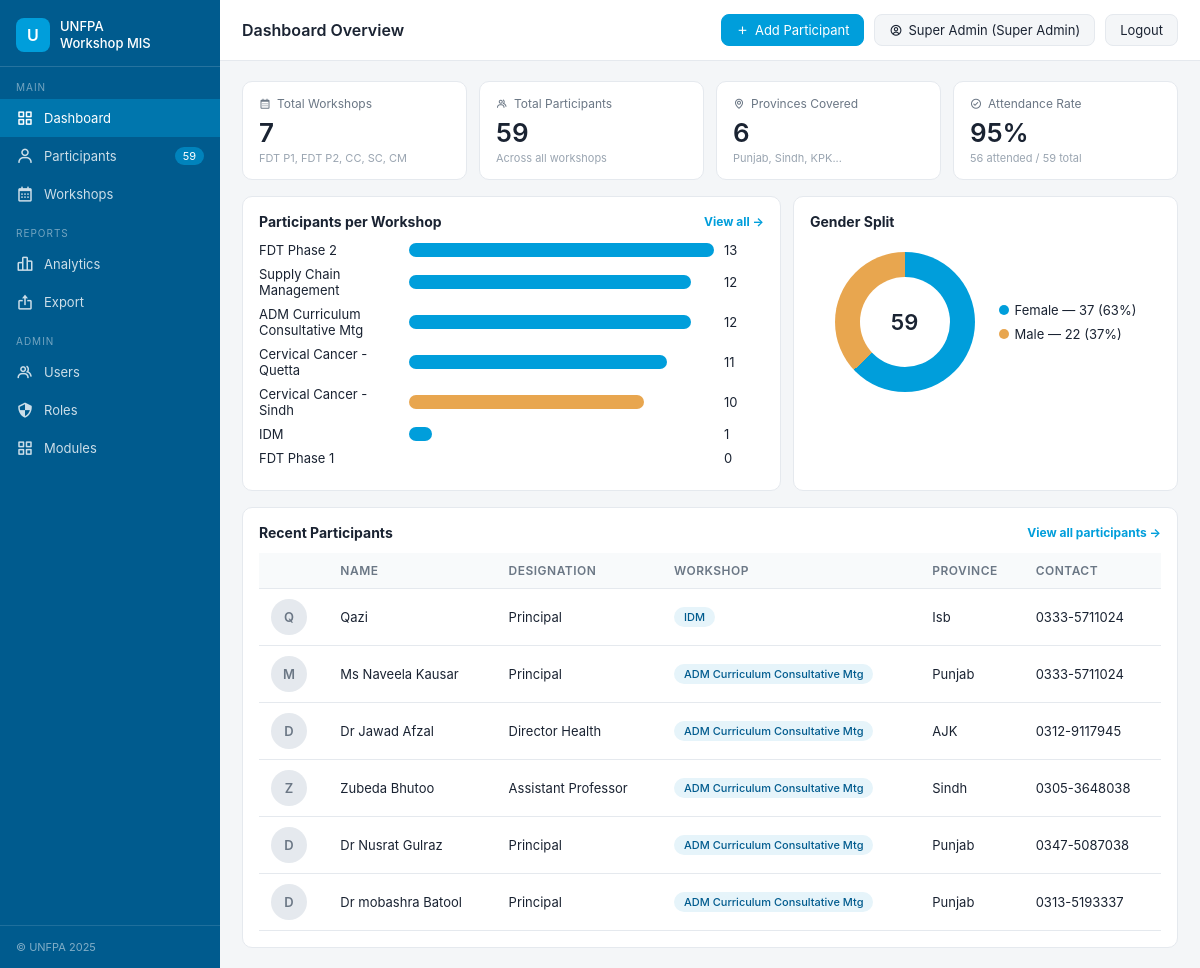
The page / (signed in) on the database its author committed.
### tables this page shows
CREATE TABLE IF NOT EXISTS `users` (
  `id` int NOT NULL AUTO_INCREMENT,
  `name` varchar(150) NOT NULL,
  `email` varchar(180) NOT NULL,
  `password` varchar(255) NOT NULL,
  `role_id` int NOT NULL,
  `status` enum('active','inactive','suspended') NOT NULL DEFAULT 'active',
  `created_at` datetime NOT NULL DEFAULT CURRENT_TIMESTAMP,
  `updated_at` datetime NOT NULL DEFAULT CURRENT_TIMESTAMP ON UPDATE CURRENT_TIMESTAMP,
  `bio` text,
  `last_login` datetime DEFAULT NULL,
  PRIMARY KEY (`id`),
  UNIQUE KEY `email` (`email`),
  KEY `role_id` (`role_id`),
  KEY `idx_users_status` (`status`),
  KEY `idx_users_email` (`email`)
);

CREATE TABLE IF NOT EXISTS `roles` (
  `id` int NOT NULL AUTO_INCREMENT,
  `name` varchar(100) NOT NULL,
  `created_by` int DEFAULT NULL,
  `created_at` datetime NOT NULL DEFAULT CURRENT_TIMESTAMP,
  PRIMARY KEY (`id`),
  UNIQUE KEY `name` (`name`)
);

CREATE TABLE IF NOT EXISTS `participants` (
  `id` int NOT NULL AUTO_INCREMENT,
  `name` varchar(150) NOT NULL,
  `designation` varchar(150) DEFAULT NULL,
  `workshop_id` int DEFAULT NULL,
  `province` varchar(100) DEFAULT NULL,
  `contact` varchar(50) DEFAULT NULL,
  `email` varchar(150) DEFAULT NULL,
  `gender` enum('Female','Male') DEFAULT 'Female',
  `attended` tinyint(1) DEFAULT '1',
  `photo` varchar(200) DEFAULT NULL,
  `created_at` timestamp NOT NULL DEFAULT CURRENT_TIMESTAMP,
  PRIMARY KEY (`id`),
  KEY `workshop_id` (`workshop_id`)
);

CREATE TABLE IF NOT EXISTS `workshops` (
  `id` int NOT NULL AUTO_INCREMENT,
  `title` varchar(200) NOT NULL,
  `code` varchar(50) DEFAULT NULL,
  `date` date DEFAULT NULL,
  `location` varchar(150) DEFAULT NULL,
  `created_at` timestamp NOT NULL DEFAULT CURRENT_TIMESTAMP,
  PRIMARY KEY (`id`)
);

### auth.php (called while the page is built, shortened)
<?php
function auth_current_user()
{
    global $pdo;
    static $user;
    if ($user !== null) {
        return $user;
    }
    $stmt = $pdo->prepare('SELECT u.*, r.name AS role_name, r.id AS role_id FROM users u LEFT JOIN roles r ON u.role_id = r.id WHERE u.id = ?');
    $stmt->execute([$_SESSION['user_id']]);
    $user = $stmt->fetch();
    return $user ?: null;
}
function auth_is_logged_in()
{
    return (bool)auth_current_user();
}
function auth_require_login()
{
    if (!auth_is_logged_in()) {
        $next = urlencode($_SERVER['REQUEST_URI']);
        redirect("login.php?next=$next");
    }
}
function auth_get_allowed_modules()
{
    global $pdo;
    static $modules;
    if ($modules !== null) {
        return $modules;
    }
    $user = auth_current_user();
    $stmt = $pdo->prepare('SELECT m.* FROM modules m INNER JOIN role_modules rm ON m.id = rm.module_id WHERE rm.role_id = ? ORDER BY m.name');
    $stmt->execute([$user['role_id']]);
    $modules = $stmt->fetchAll();
    return $modules;
}
function auth_can_access_module($slug)
{
    foreach (auth_get_allowed_modules() as $module) {
        if ($module['slug'] === $slug) {
            return true;
        }
    }
    return false;
}
function auth_require_module($slug)
{
    auth_require_login();
    if (!auth_can_access_module($slug)) {
        auth_render_access_denied();
        exit;
    }
}
function auth_get_module_nav_items()
{
    $mapping = [
        'dashboard' => ['label' => 'Dashboard', 'href' => 'index.php', 'icon' => 'bx-grid-alt'],
        'participants' => ['label' => 'Participants', 'href' => 'participants.php', 'icon' => 'bx-user'],
        'workshops' => ['label' => 'Workshops', 'href' => 'workshops.php', 'icon' => 'bx-calendar'],
        'analytics' => ['label' => 'Analytics', 'href' => 'analytics.php', 'icon' => 'bx-bar-chart-alt-2'],
        'export' => ['label' => 'Export', 'href' => 'export.php', 'icon' => 'bx-export'],
        'users' => ['label' => 'Users', 'href' => 'users.php', 'icon' => 'bx-group'],
        'roles' => ['label' => 'Roles', 'href' => 'roles.php', 'icon' => 'bx-shield-quarter'],
        'modules' => ['label' => 'Modules', 'href' => 'modules.php', 'icon' => 'bx-grid-alt'],
    ];
    $items = [];
    foreach (auth_get_allowed_modules() as $module) {
        if (isset($mapping[$module['slug']])) {
            $items[$module['slug']] = $mapping[$module['slug']];
        }
    }
    return $items;
}

### db.php (called while the page is built, shortened)
<?php
$DB_HOST = 'localhost';
$DB_NAME = 'unfpa_mis';
$DB_USER = 'root';
$DB_PASS = '';
try {
    $pdo = new PDO("mysql:host=$DB_HOST;dbname=$DB_NAME;charset=utf8mb4", $DB_USER, $DB_PASS, [
        PDO::ATTR_ERRMODE => PDO::ERRMODE_EXCEPTION,
        PDO::ATTR_DEFAULT_FETCH_MODE => PDO::FETCH_ASSOC,
    ]);
} catch (PDOException $e) {
    die("DB Connection failed: " . $e->getMessage());
}
function e($v){ return htmlspecialchars($v ?? '', ENT_QUOTES, 'UTF-8'); }
require_once __DIR__ . '/auth.php';

### index.php (the view)
<?php
$page='dashboard'; $pageTitle='Dashboard Overview';
require_once __DIR__.'/db.php';
auth_require_module('dashboard');
require_once __DIR__.'/header.php';
$totalP = $pdo->query("SELECT COUNT(*) FROM participants")->fetchColumn();
$totalW = $pdo->query("SELECT COUNT(*) FROM workshops")->fetchColumn();
$provs = $pdo->query("SELECT COUNT(DISTINCT province) FROM participants WHERE province<>''")->fetchColumn();
$attended = $pdo->query("SELECT COUNT(*) FROM participants WHERE attended=1")->fetchColumn();
$rate = $totalP ? round($attended*100/$totalP) : 0;
$perWs = $pdo->query("SELECT w.title, COUNT(p.id) c FROM workshops w LEFT JOIN participants p ON p.workshop_id=w.id GROUP BY w.id ORDER BY c DESC")->fetchAll();
$max = max(array_map(fn($r)=>$r['c'],$perWs)) ?: 1;
$gM = $pdo->query("SELECT COUNT(*) FROM participants WHERE gender='Male'")->fetchColumn();
$gF = $pdo->query("SELECT COUNT(*) FROM participants WHERE gender='Female'")->fetchColumn();
$gT = max($gM+$gF,1);
$fp = round($gF*100/$gT);
$recent = $pdo->query("SELECT p.*, w.title ws FROM participants p LEFT JOIN workshops w ON w.id=p.workshop_id ORDER BY p.id DESC LIMIT 6")->fetchAll();
?>
<div class="stats-row">
  <div class="stat-card"><div class="stat-label"><i class='bx bx-calendar'></i>Total Workshops</div><div class="stat-val"><?= $totalW ?></div><div class="stat-sub">FDT P1, FDT P2, CC, SC, CM</div></div>
  <div class="stat-card"><div class="stat-label"><i class='bx bx-group'></i>Total Participants</div><div class="stat-val"><?= $totalP ?></div><div class="stat-sub">Across all workshops</div></div>
  <div class="stat-card"><div class="stat-label"><i class='bx bx-map'></i>Provinces Covered</div><div class="stat-val"><?= $provs ?></div><div class="stat-sub">Punjab, Sindh, KPK...</div></div>
  <div class="stat-card"><div class="stat-label"><i class='bx bx-check-circle'></i>Attendance Rate</div><div class="stat-val"><?= $rate ?>%</div><div class="stat-sub"><?= $attended ?> attended / <?= $totalP ?> total</div></div>
</div>
<div class="row2">
  <div class="panel">
    <h3>Participants per Workshop <a href="workshops.php" style="font-size:12px;color:var(--primary);text-decoration:none">View all →</a></h3>
    <?php $i=0; foreach($perWs as $r): $w=$r['c']/$max*100; ?>
      <div class="bar-row"><div><?= e($r['title']) ?></div><div class="bar <?= $i++%5===4?'alt':'' ?>" style="width:<?= $w ?>%"></div><div><?= $r['c'] ?></div></div>
    <?php endforeach; ?>
  </div>
  <div class="panel">
    <h3>Gender Split</h3>
    <div class="donut-wrap">
      <div class="donut" style="background:conic-gradient(var(--primary) 0 <?= $fp ?>%,#e8a64f <?= $fp ?>% 100%)"><div class="donut-val"><?= $totalP ?></div></div>
      <div class="legend">
        <div><span class="dot" style="background:var(--primary)"></span>Female — <?= $gF ?> (<?= $fp ?>%)</div>
        <div><span class="dot" style="background:#e8a64f"></span>Male — <?= $gM ?> (<?= 100-$fp ?>%)</div>
      </div>
    </div>
  </div>
</div>
<div class="panel">
  <h3>Recent Participants <a href="participants.php" style="font-size:12px;color:var(--primary);text-decoration:none">View all participants →</a></h3>
  <table>
    <thead><tr><th></th><th>Name</th><th>Designation</th><th>Workshop</th><th>Province</th><th>Contact</th></tr></thead>
    <tbody>
    <?php foreach($recent as $p): ?>
      <tr>
        <td><?php if($p['photo']): ?><img src="uploads/<?= e($p['photo']) ?>" class="avatar"><?php else: ?><span class="avatar"><?= e(strtoupper(substr($p['name'],0,1))) ?></span><?php endif; ?></td>
        <td><?= e($p['name']) ?></td>
        <td><?= e($p['designation']) ?></td>
        <td><span class="badge"><?= e($p['ws']) ?></span></td>
        <td><?= e($p['province']) ?></td>
        <td><?= e($p['contact']) ?></td>
      </tr>
    <?php endforeach; ?>
    </tbody>
  </table>
</div>
<?php require __DIR__.'/footer.php'; ?>

### header.php (shortened to what this page needs)
<?php require_once __DIR__ . '/db.php'; $page = $page ?? 'dashboard'; $currentUser = auth_current_user(); $navItems = auth_is_logged_in() ? auth_get_module_nav_items() : []; $participantCount = isset($navItems['participants']) ? $pdo->query("SELECT COUNT(*) FROM participants")->fetchColumn() : 0; ?>
<!DOCTYPE html>
<html lang="en">
<head>
<link rel="stylesheet" href="assets/style.css">
<link rel="stylesheet" href="https://cdn.jsdelivr.net/npm/boxicons@2.1.4/css/boxicons.min.css">
</head>
<body>
<div class="shell">
  <aside class="sidebar">
    <div class="sb-logo">
      <div class="sb-logo-icon">U</div>
      <div class="sb-title">UNFPA<br>Workshop MIS</div>
    </div>
    <div class="sb-section">MAIN</div>
    <?php if ($navItems): ?>
      <?php foreach (['dashboard','participants','workshops'] as $slug): ?>
        <?php if (isset($navItems[$slug])): $item = $navItems[$slug]; ?>
          <a href="<?= e($item['href']) ?>" class="sb-item <?= $page === $slug ? 'active' : '' ?>">
            <i class='bx <?= e($item['icon']) ?>'></i> <?= e($item['label']) ?>
            <?php if ($slug === 'participants'): ?><span class="sb-badge"><?= $participantCount ?></span><?php endif; ?>
          </a>
        <?php endif; ?>
      <?php endforeach; ?>
      <?php if (isset($navItems['analytics']) || isset($navItems['export'])): ?>
        <div class="sb-section">REPORTS</div>
        <?php if (isset($navItems['analytics'])): $item = $navItems['analytics']; ?>
          <a href="<?= e($item['href']) ?>" class="sb-item <?= $page==='analytics'?'active':'' ?>"><i class='bx <?= e($item['icon']) ?>'></i> <?= e($item['label']) ?></a>
        <?php endif; ?>
        <?php if (isset($navItems['export'])): $item = $navItems['export']; ?>
          <a href="<?= e($item['href']) ?>" class="sb-item <?= $page==='export'?'active':'' ?>"><i class='bx <?= e($item['icon']) ?>'></i> <?= e($item['label']) ?></a>
        <?php endif; ?>
      <?php endif; ?>
      <?php if (isset($navItems['users']) || isset($navItems['roles']) || isset($navItems['modules'])): ?>
        <div class="sb-section">ADMIN</div>
        <?php foreach (['users','roles','modules'] as $slug): ?>
          <?php if (isset($navItems[$slug])): $item = $navItems[$slug]; ?>
            <a href="<?= e($item['href']) ?>" class="sb-item <?= $page === $slug ? 'active' : '' ?>"><i class='bx <?= e($item['icon']) ?>'></i> <?= e($item['label']) ?></a>
          <?php endif; ?>
        <?php endforeach; ?>
      <?php endif; ?>
    <?php else: ?>
      <div class="sb-note">Please log in to see navigation.</div>
    <?php endif; ?>
    <div class="sb-footer">© UNFPA 2025</div>
  </aside>
  <main class="main">
    <div class="topbar">
      <div class="topbar-title"><?= e($pageTitle ?? 'Dashboard Overview') ?></div>
      <div class="topbar-right">
        <?php if (isset($navItems['participants'])): ?>
          <a href="participant_form.php" class="top-btn primary"><i class='bx bx-plus'></i> Add Participant</a>
        <?php endif; ?>
        <?php if ($currentUser): ?>
          <span class="top-btn user-badge"><i class='bx bx-user-circle'></i> <?= e($currentUser['name']) ?> (<?= e($currentUser['role_name']) ?>)</span>
          <a href="logout.php" class="top-btn sec">Logout</a>
        <?php else: ?>
          <a href="login.php" class="top-btn sec">Sign In</a>
          <a href="signup.php" class="top-btn primary">Sign Up</a>
        <?php endif; ?>
      </div>
    </div>
    <div class="content">

### footer.php
    </div>
  </main>
</div>
</body>
</html>

### assets/style.css (style rules this page uses)
* { box-sizing:border-box;margin:0;padding:0 }
:root { --bg:#f4f6f8; --card:#fff; --text:#1a2332; --muted:#6b7785; --tert:#9aa5b1; --border:#e5e9ee; --primary:#009EDB; --primary-dark:#005B8E; --radius:10px; }
body { font-family:-apple-system,BlinkMacSystemFont,"Segoe UI",sans-serif;font-size:14px;color:var(--text);background:var(--bg) }
.shell { display:grid;grid-template-columns:220px 1fr;min-height:100vh }
.sidebar { background:var(--primary-dark);color:#fff;display:flex;flex-direction:column }
.sb-logo { padding:18px 16px 14px;border-bottom:1px solid rgba(255,255,255,.15);display:flex;align-items:center;gap:10px }
.sb-logo-icon { width:34px;height:34px;background:var(--primary);border-radius:8px;display:flex;align-items:center;justify-content:center;font-weight:600;font-size:16px }
.sb-title { font-size:13px;font-weight:500;line-height:1.3 }
.sb-section { padding:14px 0 6px 16px;font-size:10px;letter-spacing:.1em;color:rgba(255,255,255,.45);text-transform:uppercase }
.sb-item { display:flex;align-items:center;gap:10px;padding:10px 16px;font-size:13px;color:rgba(255,255,255,.8);text-decoration:none;transition:background .15s }
.sb-item.active { background:rgba(0,158,219,.4);color:#fff }
.sb-item i { font-size:18px }
.sb-badge { margin-left:auto;background:rgba(0,158,219,.6);color:#fff;font-size:11px;padding:2px 8px;border-radius:10px }
.sb-footer { margin-top:auto;padding:14px 16px;border-top:1px solid rgba(255,255,255,.12);font-size:11px;color:rgba(255,255,255,.5) }
.main { overflow:auto }
.topbar { background:#fff;border-bottom:1px solid var(--border);padding:14px 22px;display:flex;align-items:center;justify-content:space-between }
.topbar-title { font-size:16px;font-weight:600 }
.topbar-right { display:flex;align-items:center;gap:10px }
.top-btn { background:#f4f6f8;border:1px solid var(--border);border-radius:8px;padding:7px 14px;font-size:13px;color:var(--text);cursor:pointer;display:inline-flex;align-items:center;gap:6px;text-decoration:none }
.top-btn.primary { background:var(--primary);color:#fff;border-color:var(--primary) }
.content { padding:20px 22px;display:flex;flex-direction:column;gap:16px }
.stats-row { display:grid;grid-template-columns:repeat(4,1fr);gap:12px }
.stat-card { background:#fff;border:1px solid var(--border);border-radius:var(--radius);padding:14px 16px }
.stat-label { font-size:12px;color:var(--muted);margin-bottom:6px;display:flex;align-items:center;gap:6px }
.stat-val { font-size:26px;font-weight:600 }
.stat-sub { font-size:11px;color:var(--tert);margin-top:3px }
.panel { background:#fff;border:1px solid var(--border);border-radius:var(--radius);padding:16px }
.panel h3 { font-size:14px;margin-bottom:12px;display:flex;justify-content:space-between;align-items:center }
.row2 { display:grid;grid-template-columns:1.4fr 1fr;gap:12px }
.bar-row { display:grid;grid-template-columns:140px 1fr 40px;align-items:center;gap:10px;margin:8px 0;font-size:13px }
.bar { height:14px;background:var(--primary);border-radius:7px }
.bar.alt { background:#e8a64f }
table { width:100%;border-collapse:collapse;font-size:13px }
th,td { padding:10px 12px;text-align:left;border-bottom:1px solid var(--border) }
th { background:#f8fafb;font-weight:600;color:var(--muted);font-size:12px;text-transform:uppercase;letter-spacing:.04em }
.avatar { width:36px;height:36px;border-radius:50%;object-fit:cover;background:#e5e9ee;display:inline-flex;align-items:center;justify-content:center;color:#6b7785;font-weight:600 }
.badge { display:inline-block;padding:3px 10px;border-radius:12px;font-size:11px;font-weight:500;background:#e6f4fa;color:var(--primary-dark) }
.donut-wrap { display:flex;align-items:center;gap:24px;justify-content:center;padding:10px }
.donut { width:140px;height:140px;border-radius:50%;background:conic-gradient(var(--primary) 0 59%,#e8a64f 59% 100%);display:flex;align-items:center;justify-content:center;position:relative }
.donut::after { content:"";position:absolute;width:90px;height:90px;background:#fff;border-radius:50% }
.donut-val { position:relative;z-index:1;font-weight:600;font-size:22px }
.legend { display:flex;flex-direction:column;gap:8px;font-size:13px }
.legend .dot { display:inline-block;width:10px;height:10px;border-radius:50%;margin-right:6px }

### rows shown on the page
users: name "Super Admin", role.name "Super Admin"
participants: name "Q", name "Qazi", designation "Principal", workshop.title "IDM", province "Isb", contact "0333-5711024"
participants: name "M", name "Ms Naveela Kausar", designation "Principal", workshop.title "ADM Curriculum Consultative Mtg", province "Punjab", contact "0333-5711024"
participants: name "D", name "Dr Jawad Afzal", designation "Director Health", workshop.title "ADM Curriculum Consultative Mtg", province "AJK", contact "0312-9117945"
participants: name "Z", name "Zubeda Bhutoo", designation "Assistant Professor", workshop.title "ADM Curriculum Consultative Mtg", province "Sindh", contact "0305-3648038"
participants: name "D", name "Dr Nusrat Gulraz", designation "Principal", workshop.title "ADM Curriculum Consultative Mtg", province "Punjab", contact "0347-5087038"
participants: name "D", name "Dr mobashra Batool", designation "Principal", workshop.title "ADM Curriculum Consultative Mtg", province "Punjab", contact "0313-5193337"

### other values the page prints
$item['label'] "Dashboard"
$item['label'] "Participants"
$participantCount "59"
$item['label'] "Workshops"
$item['label'] "Analytics"
$item['label'] "Export"
$item['label'] "Users"
$item['label'] "Roles"
$item['label'] "Modules"
$pageTitle "Dashboard Overview"
$totalW "7"
$totalP "59"
$provs "6"
$rate "95"
$attended "56"
